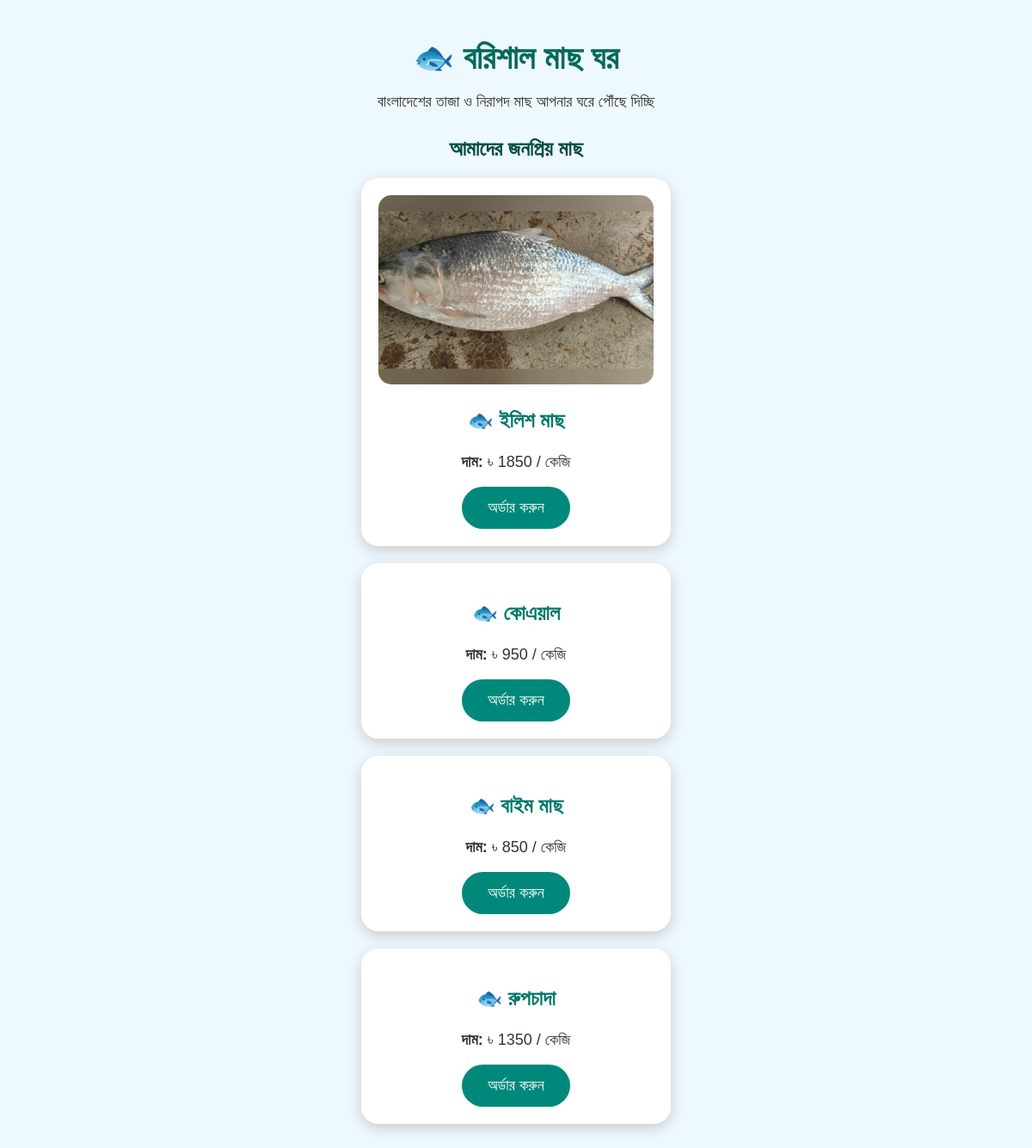
The page / on the database its author committed.
### app.py (models this page shows)
class Fish(db.Model):
    id = db.Column(db.Integer, primary_key=True)
    name = db.Column(db.String(100))
    price = db.Column(db.Integer)
    image = db.Column(db.String(100))
    stock = db.Column(db.Integer, default=0)

### app.py (the view)
@app.route("/")
def home():
    search = request.args.get("search", "")
    if search:
        fishes = Fish.query.filter(
            Fish.name.ilike(f"%{search}%")
        ).all()
    else:
        fishes = Fish.query.all()
    return render_template(
        "index.html",
        fishes=fishes,
        search=search
    )

### templates/index.html (shortened to what this page needs)
<!DOCTYPE html>
<html lang="bn">
<head>
<link rel="stylesheet" href="{{ url_for('static', filename='style.css') }}">
</head>
<body>
<h1>🐟 বরিশাল মাছ ঘর</h1>
<p>বাংলাদেশের তাজা ও নিরাপদ মাছ আপনার ঘরে পৌঁছে দিচ্ছি</p>
<h2>আমাদের জনপ্রিয় মাছ</h2>
{% for fish in fishes %}
<div class="fish-card">
{% if fish.image %}
<img src="{{ url_for('static', filename='images/' + fish.image) }}" width="250">
{% endif %}
<h3>🐟 {{ fish.name }}</h3>
<p>
<strong>দাম:</strong>
৳ {{ fish.price }} / কেজি
</p>
<a href="/order">
<button>
অর্ডার করুন
</button>
</a>
</div>
{% endfor %}
</body>
</html>

### static/style.css (style rules this page uses)
body { font-family: Arial, sans-serif; background: #eef8ff; text-align: center; margin: 0; padding: 20px; }
h1 { color: #00695c; font-size: 38px; margin-bottom: 10px; }
h2 { color: #004d40; margin-top: 30px; }
p { font-size: 18px; color: #333; }
.fish-card { background: white; width: 320px; margin: 20px auto; padding: 20px; border-radius: 20px; box-shadow: 0 5px 15px #ccc; transition: 0.3s; }
.fish-card img { width: 100%; height: 220px; object-fit: cover; border-radius: 15px; }
.fish-card h3 { color: #00796b; font-size: 24px; }
button { background: #00897b; color: white; border: none; padding: 14px 30px; border-radius: 25px; font-size: 18px; cursor: pointer; }

### rows shown on the page
Fish: image (picture), name "ইলিশ মাছ", price "1850"
Fish: name "কোএয়াল", price "950"
Fish: name "বাইম মাছ", price "850"
Fish: name "রুপচাদা", price "1350"
